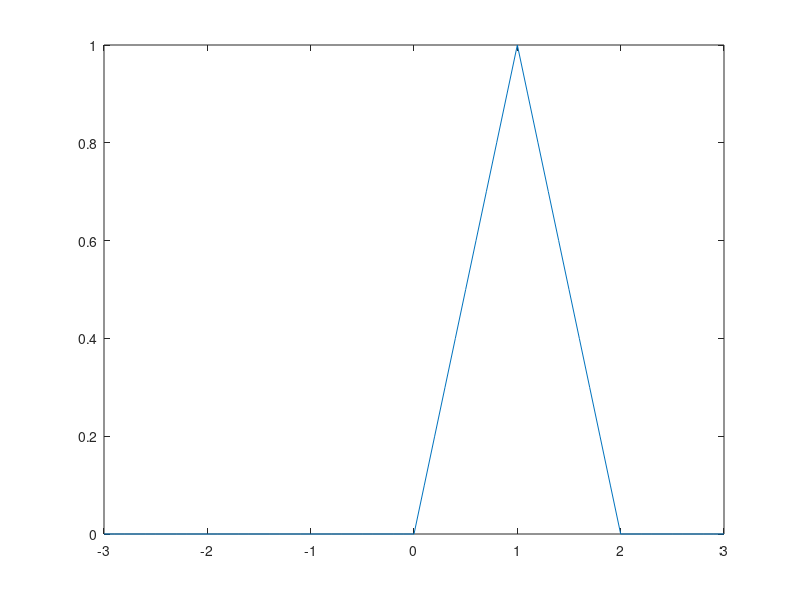

Write MATLAB code to recreate this figure.
clc;
clear all;
close all;
x=-3:0.1:3;
q=length(x);
f=zeros(1,q);
t=find(x<0);
f(t)=0;
u=find(x>=0 & x<=1);
f(u)=x(u);
v=find(x>=1 & x<=2);
f(v)=2-x(v);
w=find(x>2);
f(w)=0;
plot(x,f)

